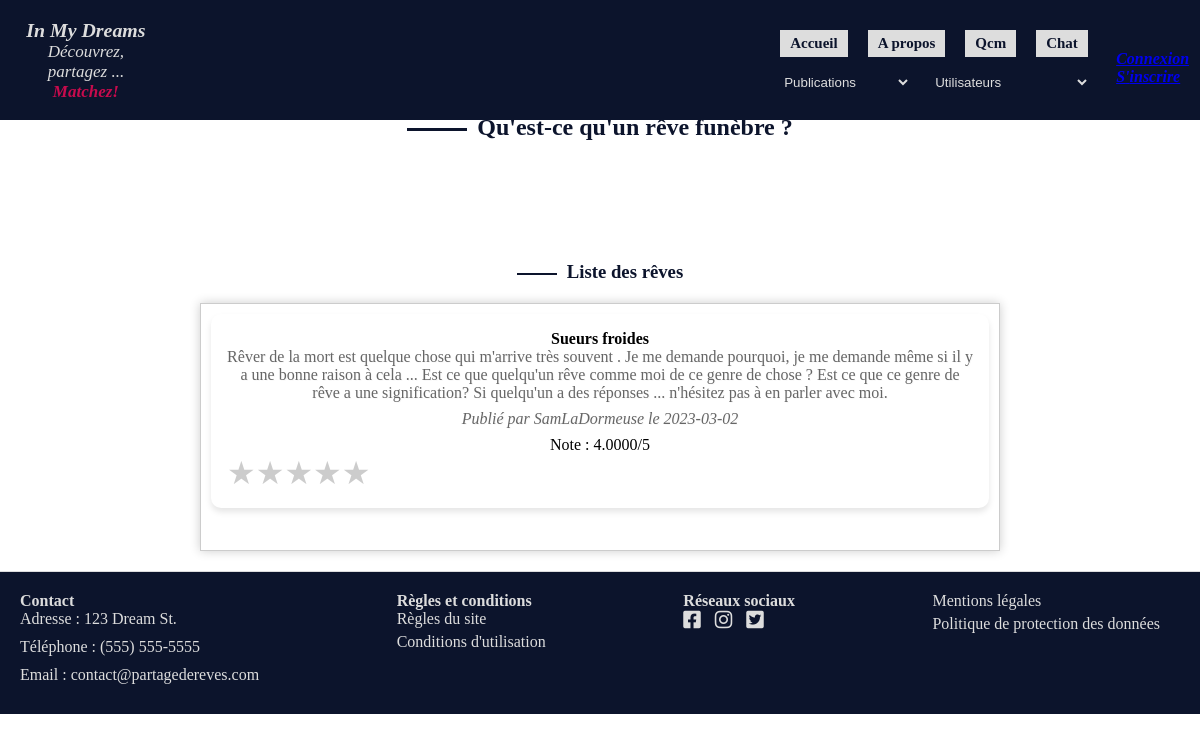
The app's page /index.php?page=categ-reves&action=funebre with its own data.
### tables this page shows
CREATE TABLE `reve` (
  `id_reve` int(11) NOT NULL AUTO_INCREMENT,
  `Libelle_Reve` text NOT NULL,
  `Date_Creation_Reve` date NOT NULL,
  `id_famille_reve` int(11) NOT NULL,
  `id_utilisateur` int(11) NOT NULL,
  `id_type_reve` int(11) DEFAULT NULL,
  `Titre_Reve` varchar(100) DEFAULT NULL,
  `libelle_type_reve` varchar(255) DEFAULT NULL,
  PRIMARY KEY (`id_reve`),
  KEY `REVE_FAMILLE_REVE_FK` (`id_famille_reve`),
  KEY `REVE_UTILISATEUR0_FK` (`id_utilisateur`),
  CONSTRAINT `REVE_FAMILLE_REVE_FK` FOREIGN KEY (`id_famille_reve`) REFERENCES `famille_reve` (`id_famille_reve`),
  CONSTRAINT `REVE_UTILISATEUR0_FK` FOREIGN KEY (`id_utilisateur`) REFERENCES `utilisateur` (`id_utilisateur`)
);

CREATE TABLE `utilisateur` (
  `id_utilisateur` int(11) NOT NULL AUTO_INCREMENT,
  `pseudo` varchar(40) NOT NULL,
  `prenom` varchar(40) NOT NULL,
  `date_naissance` date NOT NULL,
  `email` varchar(40) NOT NULL,
  `mdp` varchar(255) DEFAULT NULL,
  `descript` text,
  `id_sexe` int(11) DEFAULT NULL,
  `id_cp_ville` int(11) DEFAULT NULL,
  `id_type_reve` int(11) DEFAULT NULL,
  PRIMARY KEY (`id_utilisateur`),
  KEY `FK_UTILISATEUR_SEXE` (`id_sexe`),
  KEY `FK_UTILISATEUR_CP_VILLE` (`id_cp_ville`),
  KEY `UTILISATEUR_TYPE_REVE_FK` (`id_type_reve`),
  CONSTRAINT `FK_UTILISATEUR_CP_VILLE` FOREIGN KEY (`id_cp_ville`) REFERENCES `cp_ville` (`id_cp_ville`),
  CONSTRAINT `FK_UTILISATEUR_SEXE` FOREIGN KEY (`id_sexe`) REFERENCES `sexe` (`id_sexe`),
  CONSTRAINT `UTILISATEUR_TYPE_REVE_FK` FOREIGN KEY (`id_type_reve`) REFERENCES `type_reve` (`id_type_reve`)
);

### index.php (called while the page is built)
<?php
require_once 'routers.php';
?>

### dreams/dao/dao_categ_reves.php (called while the page is built, shortened)
<?php
function afficherTypeFunebre() {
    $conn = getConnexion();
    $SQLStmt = $conn->prepare(
        'SELECT r.*, u.pseudo, AVG(n.note) as note
        FROM REVE r
        JOIN UTILISATEUR u
        ON r.id_utilisateur = u.id_utilisateur
        LEFT JOIN NOTE n
        ON r.id_reve = n.id_reve
        WHERE r.id_type_reve = 36
        GROUP BY r.id_reve;'
    );
    $SQLStmt->execute();
    $reves = $SQLStmt->fetchAll(PDO::FETCH_ASSOC);
    return $reves;
}
?>

### dreams/redirectionCateg/funebre.phtml (the view, shortened to what this page needs)
<?php
require_once __DIR__ . '/../dao/dao_categ_reves.php';
?>
<!DOCTYPE html>
<html lang="en">
  <head>
    <link rel="stylesheet" href="https://cdnjs.cloudflare.com/ajax/libs/font-awesome/6.1.0/css/all.min.css">
	<link rel="stylesheet" href="/inmydreams/dreams/style/style.css">
  </head>
<body>
    <main>
        <nav>
            <?php require_once __DIR__ . '/../partials/nav.phtml'; ?>
        </nav>
        <header>
            <h1 class="titre-type-reve">Rêves funèbres</h1>
        </header>
        <section class="definition-type-reve">
            <h2 class="sous-titre-categ">Qu'est-ce qu'un rêve funèbre ?</h2>
            <h3 class="h3-liste-reves">Liste des rêves</h3>
                <div class="categ-liste-reves" id="liste-reves">
                    <?php
                     $reves = afficherTypeFunebre() ;
                     foreach ($reves as $reve) {
                        echo '<div class="reve">';
                        echo '<h4 class="titre-categ-reve">' . $reve['Titre_Reve'] . '</h4>';
                        echo '<p class="libelle-categ-reve">' . $reve['Libelle_Reve'] . '</p>';
                        echo '<p class="info-categ-reve italic">';
                        echo 'Publié par ' . $reve['pseudo'] . ' le ' . $reve['Date_Creation_Reve'];
                        echo '</p>';
                        echo '<div class="note" data-id="' . $reve['id_reve'] . '" data-note="' . $reve['note'] . '">';
                        echo 'Note : ' . $reve['note'] . '/5';
                        echo '</div>';
                        echo '<div class="rating" data-id="' . $reve['id_reve'] . '">';
                        echo '<span class="star" data-value="1">&#9733;</span>';
                        echo '<span class="star" data-value="2">&#9733;</span>';
                        echo '<span class="star" data-value="3">&#9733;</span>';
                        echo '<span class="star" data-value="4">&#9733;</span>';
                        echo '<span class="star" data-value="5">★</span>';
                        echo '</div>';
                        echo '</div>';
                    }
                     ?>
                </div>
        </section>
    </main>
    <footer>
        <?php require_once __DIR__ . '/../partials/footer.phtml'; ?>
    </footer>
</body>
</html>

### dreams/style/style.css (style rules this page uses)
body, html, * { margin: 0; padding: 0; box-sizing: border-box; }
footer { background-color: #0c142c; color: rgb(221, 221, 221);; padding: 20px; }
.definition-type-reve { display: flex; flex-direction: column; align-items: center; text-align: center; border-top: 1px solid rgb(221, 221, 221);; border-bottom: 1px solid rgb(221, 221, 221);; padding: 20px 0; }
.definition-type-reve > * { margin: 20px 0; max-width: 800px; }
.definition-type-reve h2::before { content: ""; display: inline-block; width: 60px; height: 3px; background-color: #0c142c; margin-right: 10px; vertical-align: middle; }
.definition-type-reve h3::before { content: ""; display: inline-block; width: 40px; height: 2px; background-color: #0c142c; margin-right: 10px; vertical-align: middle; }
.categ-liste-reves { box-shadow: 0 0 10px rgba(0, 0, 0, 0.2); border: 1px solid #ccc; padding: 10px; margin: 0 auto; }
.titre-type-reve, .sous-titre-categ, .h3-liste-reves { color:#0c142c; }
.titre-type-reve { font-size: 3em; color: #6b0036; display: flex; justify-content: center; font-family: 'Arial Black', sans-serif; }
.definition-type-reve p { margin-bottom: 20px; text-shadow: 1px 1px 0 #f9f9f9; }
.rating { display: flex; }
.star { font-size: 2rem; cursor: pointer; color: #ccc; }
.italic { font-style: italic; }
.reve { padding: 1rem; margin-bottom: 2rem; width: 100%; background-color: #ffffff; border-radius: 10px; box-shadow: 0 4px 6px rgba(0, 0, 0, 0.1); transition: box-shadow 0.3s, transform 0.3s; }
.reve p { font-size: 1rem; color: #666; margin-bottom: 0.5rem; }

### records on screen
reve: Titre_Reve "Sueurs froides", Libelle_Reve "Rêver de la mort est quelque chose qui m'arrive très souvent . Je me demande pourquoi, je me demande même si il y a une bonne raison à cela ... Est ce que quelqu'un rêve comme moi de ce genre de chose ? Est ce que ce genre de rêve a une signification? Si quelqu'un a des réponses ... n'hésitez pas à en parler avec moi.", id_utilisateur.pseudo "SamLaDormeuse", Date_Creation_Reve "2023-03-02", note "4.0000"
